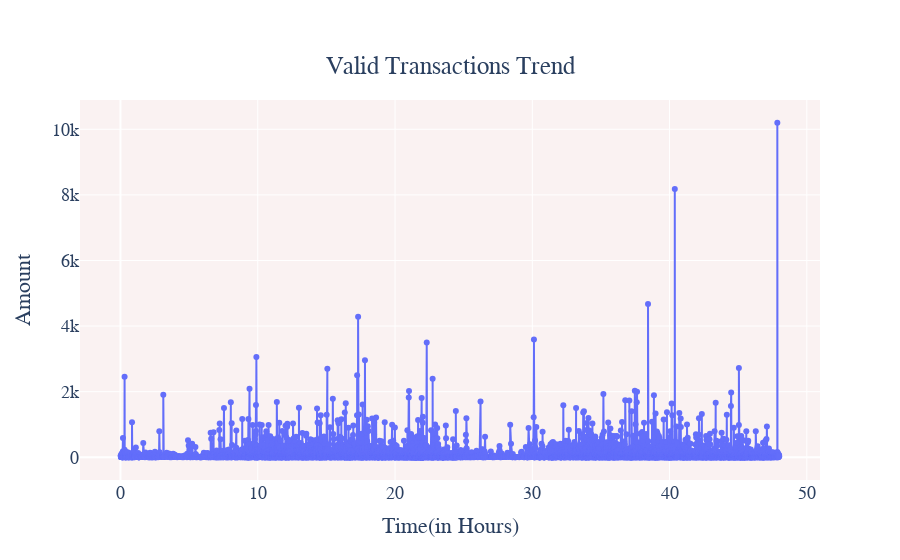

Notebook code for this chart:
### Code cell
# Plot Valid Transaction Trending over Time-in hours
import plotly.graph_objs as go
fig = go.Figure()
fig.add_trace(go.Scatter(x=round(normal['Time']/3600,2), y=round(normal['Amount'],2),
                    mode='lines+markers'))
fig.update_layout(title_text='Valid Transactions Trend',
                  xaxis_title='Time(in Hours)',
                  yaxis_title='Amount',
                  plot_bgcolor='rgb(250, 242, 242)', 
                  font=dict(family="Courier New, monospace", size=18,))

fig.update_layout(
    title={
        'text': "Valid Transactions Trend",
        'y':0.9,
        'x':0.5,
        'xanchor': 'center',
        'yanchor': 'top'})
fig.show()

### Figure 1 — Plotly figure (JSON) as saved in the notebook; plotly's stock layout.template omitted (floating-point values rounded to 4 significant figures; data arrays with more than 128 entries replaced by an {"elided": "..."} marker saying what was removed)
{"data": [{"mode": "lines+markers", "type": "scatter", "x": {"elided": "7983 float values"}, "y": {"elided": "7983 float values"}}], "layout": {"font": {"family": "Courier New, monospace", "size": 18}, "plot_bgcolor": "rgb(250, 242, 242)", "title": {"text": "Valid Transactions Trend", "x": 0.5, "xanchor": "center", "y": 0.9, "yanchor": "top"}, "xaxis": {"title": {"text": "Time(in Hours)"}}, "yaxis": {"title": {"text": "Amount"}}}}
